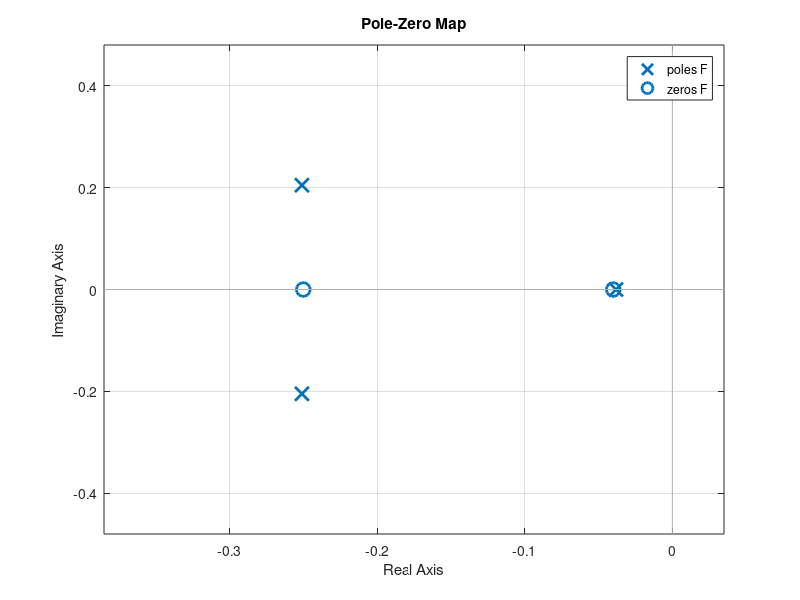
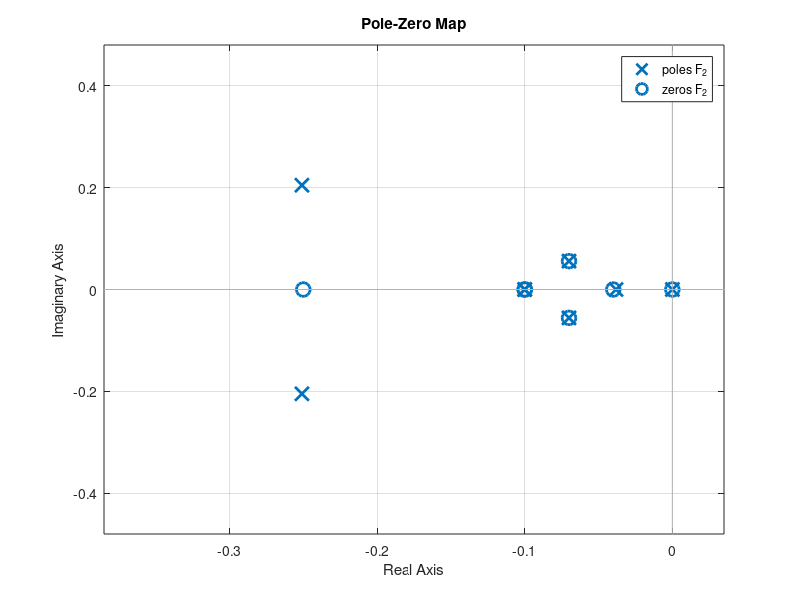

Write the MATLAB code that produced these figures, in order.
clc
clear all
close all

% задаем систему, структурная схема которой представлена на рисунке 

%%%%%%%%%%%%% 1-ый способ %%%%%%%%%%%%%

W_pi = parallel(tf([4],[1]),... % ... + Enter - перенос на новую строчку
              tf([1],[1, 0]));
W_mos = feedback(tf([1],[10, 1]), tf([1],[25, 1]), -1)
W = series(W_pi, W_mos); % передаточная ф-я разомкнутой системы
F = feedback(W, 1, -1) % передаточная функция замкнутой системы

%%%%%%%%%%%%% 2-ой способ %%%%%%%%%%%%%

s = tf([1, 0],[1]); % задаем s как передаточную функцию

W_pi_2 = 4 + 1/s;
W_m1 = 1 / (10*s + 1);
W_m2 = 1 / (25*s + 1);
W_mos_2 = W_m1 / (1 + W_m1 * W_m2); % формула отрицательной обратной связи
W_2 = W_pi_2 * W_mos_2; % передаточная ф-я разомкнутой системы
F_2 = W_2 / (1 + W_2) % передаточная функция замкнутой системы


pzmap(F);
figure               % видим, что во втором способе одинаковые полюса и 
pzmap(F_2);          % нули не сокращаются 

